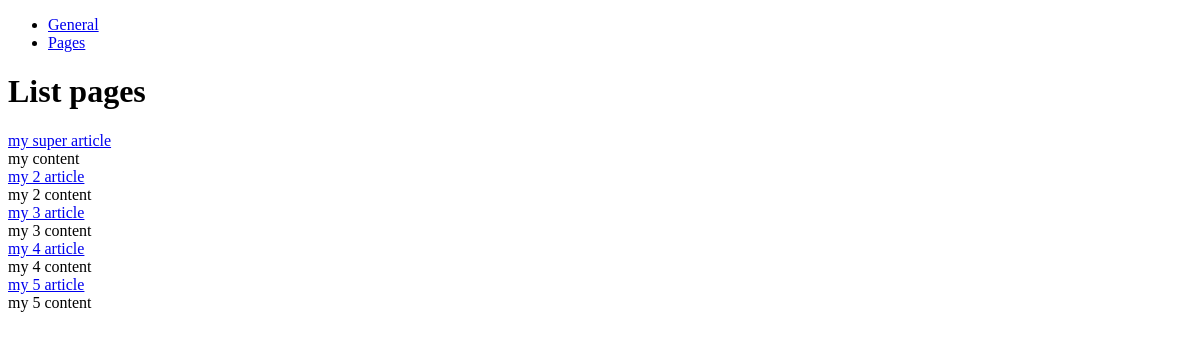
/articles/, run on an earlier commit of the app's database.
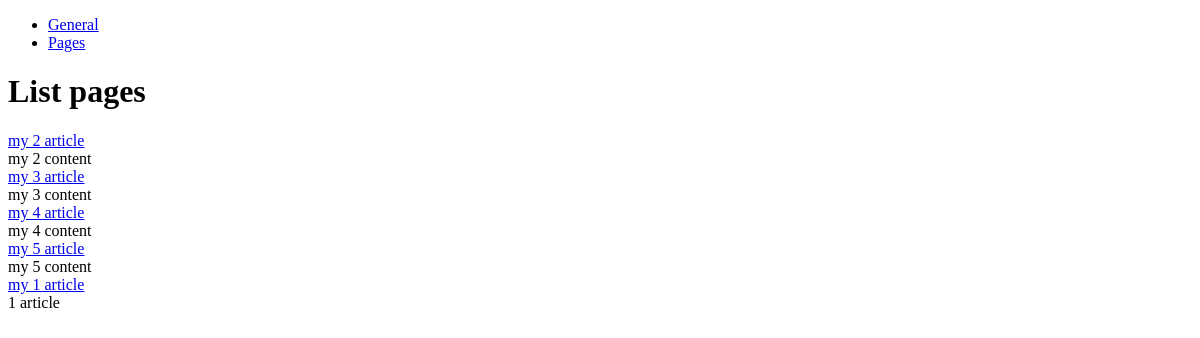
And on a later commit of the database.
### hexlet_django_blog/article/models.py (models this page shows, shortened)
class Article(models.Model):
    name= models.CharField(max_length=200)
    body= models.TextField()
    timestamp= models.DateTimeField(auto_now_add=True)

### hexlet_django_blog/article/views.py (the view)
# urls.py: path('', IndexView.as_view()),
class IndexView(View):
    def get(self, request, *args, **kwargs):
        articles= Article.objects.all()[:15]
        return render(request, 'articles/index.html', context={
            'articles': articles,
        })

### hexlet_django_blog/templates/articles/index.html
{% extends "base.html" %}
{% block content %}
    <h1>List pages</h1>
    {% for article in articles %}
        <a href="{% url 'app-id' article.id %}">{{ article.name }}</a>
        <div>{{ article.body|slice:":200" }}</div>
    {% endfor %}
{% endblock %}

What changed in the data, as far as the page shows it:
removed Article: name "my super article", body "my content"
added Article: name "my 1 article", body "1 article"
